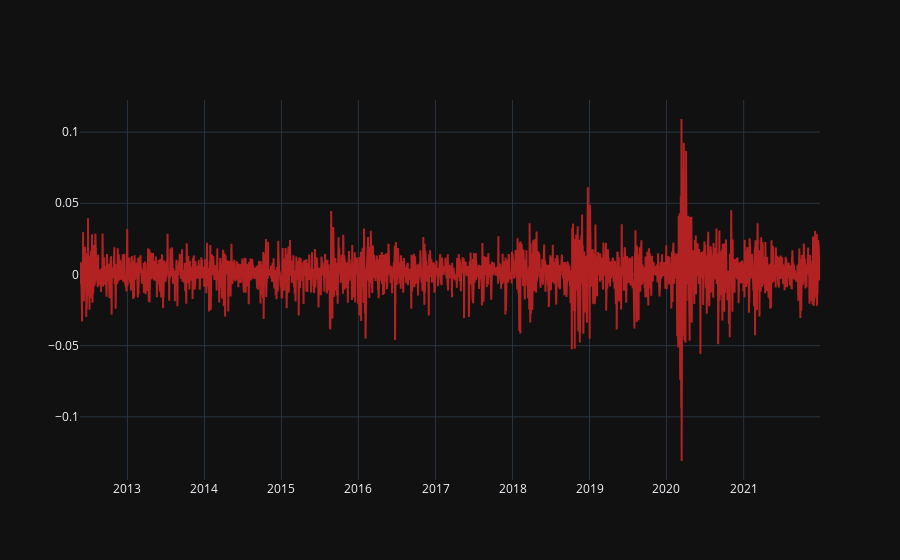

The code cell stored with this chart in its notebook:
### Markdown cell above
The returns were noticeably volatile in 2018 November as that year a lot was happening like the federal reserve interest hike but the most notable event was a lot of the big tech were under scrutiny at the time and considering this is a tech portfolio the volatility shouldn’t be surprising

Another noticeable moment here is the pandemic in 2020, volatility was extremely high, in fact, On March 16, 2020, the VIX closed at a record high of 82.69 
The markets were tumbling and a lot of trades were being made, some were covering short positions while others buying “the dip” and last but not least you have countless algorithims and retail traders day trading and taking advantage of the high volatility

### Code cell
fig = go.Figure()
fig.add_trace(go.Scatter(x=dates['Date'], y=portfolio_return,
                    mode='lines',
                    line=dict(color='firebrick',width=2),
                    name='lines'))
fig.update_layout(template = "plotly_dark")

### Figure 1 — Plotly figure (JSON) as saved in the notebook; plotly's stock layout.template omitted (floating-point values rounded to 4 significant figures; data arrays with more than 128 entries replaced by an {"elided": "..."} marker saying what was removed)
{"data": [{"line": {"color": "firebrick", "width": 2}, "mode": "lines", "name": "lines", "type": "scatter", "x": {"elided": "2420 str values"}, "y": {"elided": "2419 float values"}}], "layout": {}}
